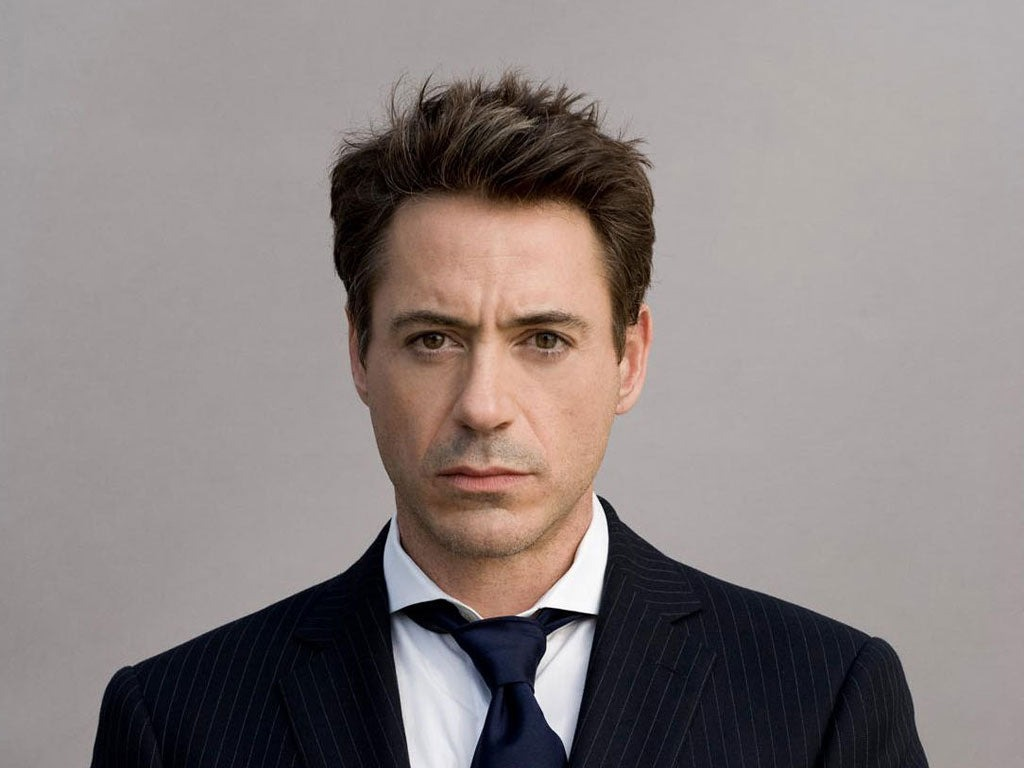
#> input picture code/dataset/testing/RDJ4.jpg, 1024 x 768 px
$ python -i test1_load.py   (imports and definitions only)
#> lines starting #> are read from the running program, lines starting #| are printed output that depends on the picture
#> further down, picture is the input picture: shape (768, 1024, 3); mean B, G, R 129.2, 130.3, 139.1
# install opencv-contrib using the command
# pip install --user opencv-contrib-python


#import the required libraries
import cv2
from sys import exit


# function to detect face from image
def face_detection(image_to_detect):
    #converting the image to grayscale since its required for eigen and fisher faces
    image_to_detect_gray = cv2.cvtColor(image_to_detect, cv2.COLOR_BGR2GRAY)
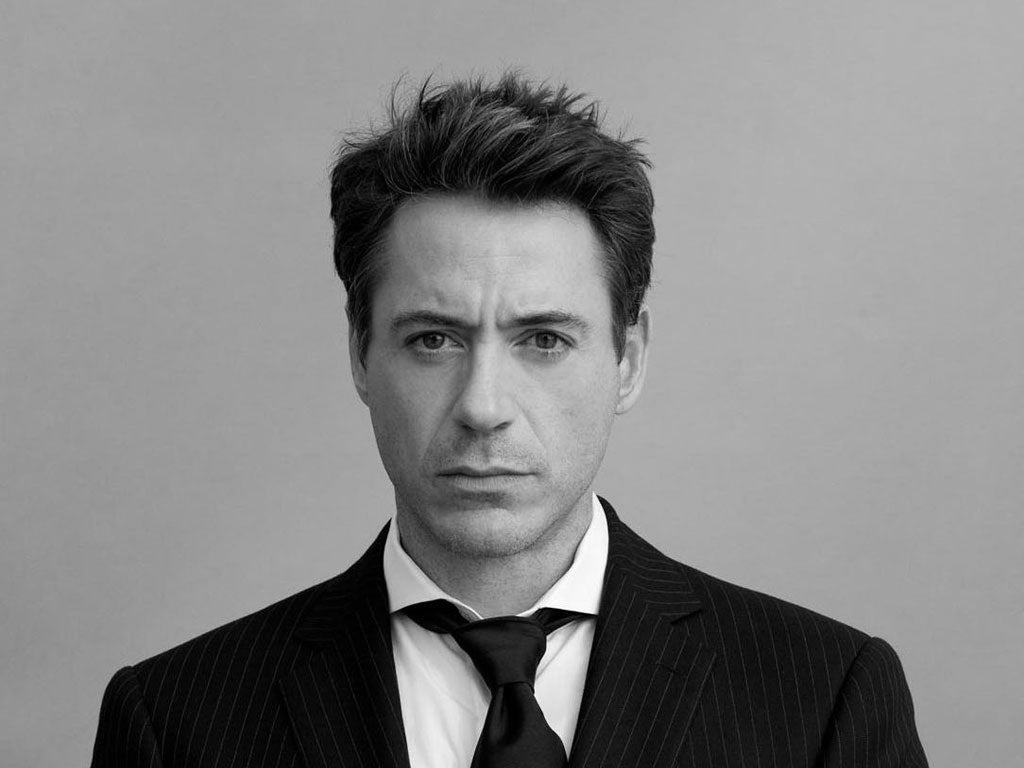
#> image_to_detect_gray: shape (768, 1024); min 0, max 255, mean 132.9

    # load the pretrained model for face detection
    # lbpcascade is recommended for LBPH
    # haarcascade is recommended for Eigenface and Fisherface haarcascade_frontalface_default.xml
    # download lpbcascade from https://raw.githubusercontent.com/opencv/opencv/master/data/lbpcascades/lbpcascade_frontalface.xml
    face_detection_classifier = cv2.CascadeClassifier('code/models/haarcascade_frontalface_default.xml')
    # can also use lbpcascade_frontalface.xml

    # detect all face locations in the image using classifier
    all_face_locations = face_detection_classifier.detectMultiScale(image_to_detect_gray)
#> all_face_locations = [[326, 217, 325, 325]]

    # if no faces are detected
    if (len(all_face_locations) == 0):
        return None, None

    #splitting the tuple to get four face positions
    x,y,width,height = all_face_locations[0]
#> x = 326; y = 217; width = 325; height = 325

    #calculating face coordinates
    face_coordinates = image_to_detect_gray[y:y+width, x:x+height]
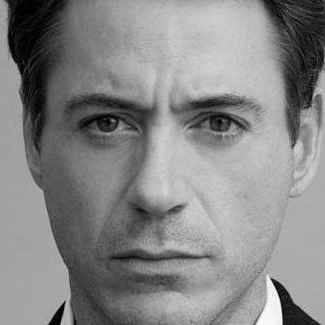
#> face_coordinates: shape (325, 325); min 0, max 255, mean 134.2

    #training and testing images should be of same size for eigen and fisher faces
    #for LBPH its optional
    face_coordinates = cv2.resize(face_coordinates,(500,500))
#> face_coordinates: shape (500, 500)

    #return the face detected and face location
    return face_coordinates, all_face_locations[0]


names = []
# [2 lines not run here, left out]


#create the instance of face recognizer
face_classifier = cv2.face.FisherFaceRecognizer_create()

#########read the pretrained model ###########
# [4 lines not run here, left out]

#make a copy of the image
# [1 line that did not run here, left out]

#get the face from the image
# [1 line that did not run here, left out]

#if no faces are returned
# [3 lines not run here, left out]

#if not none, we have predict the face
# [1 line that did not run here, left out]
# [1 line that did not run here, left out]
# [1 line that did not run here, left out]

#draw bounding box and text for the face detected
# [1 line that did not run here, left out]
# [7 lines not run here, left out]

>>> import cv2
>>> picture = cv2.imread('dataset/testing/RDJ4.jpg')
>>> result = face_detection(picture)

$ run again, on code/dataset/testing/RDJ3.jpg
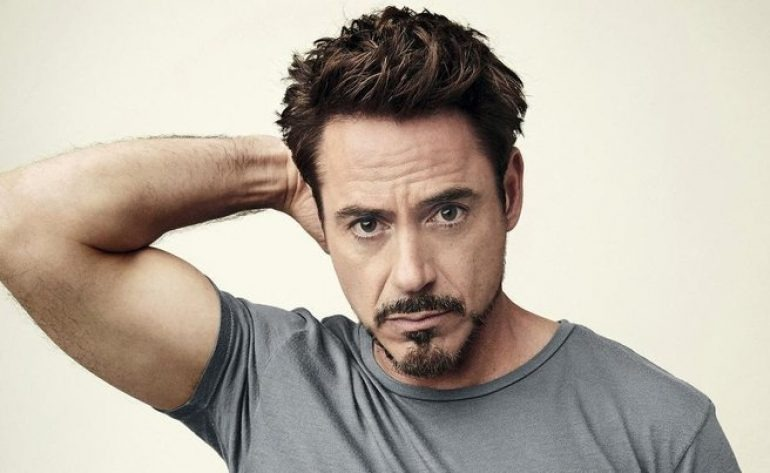
#> input picture code/dataset/testing/RDJ3.jpg, 770 x 473 px
#> picture is the input picture: shape (473, 770, 3); mean B, G, R 163.8, 175.6, 184.6
#> in face_detection, `image_to_detect_gray = cv2.cvtColor(image_to_detect, cv2.COLOR_BGR2GRAY)`:
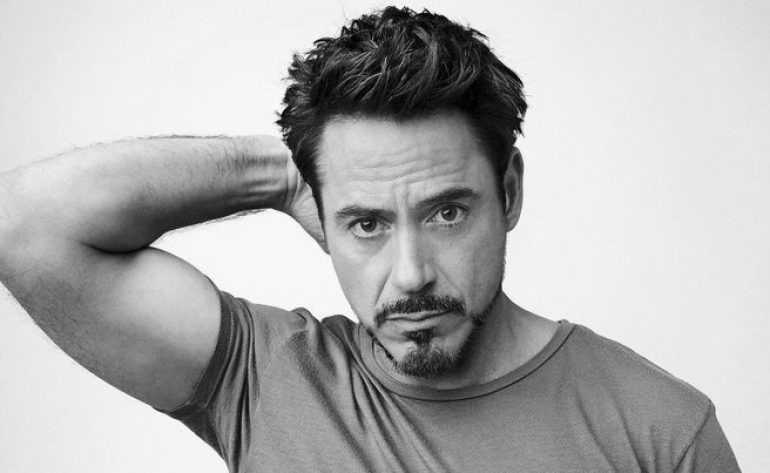
#> image_to_detect_gray: shape (473, 770); min 0, max 254, mean 177
#> all_face_locations = [[291, 127, 248, 248]]
#> x = 291; y = 127; width = 248
#> in face_detection, `face_coordinates = image_to_detect_gray[y:y+width, x:x+height]`:
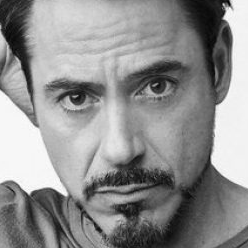
#> face_coordinates: shape (248, 248); min 1, max 254, mean 143
